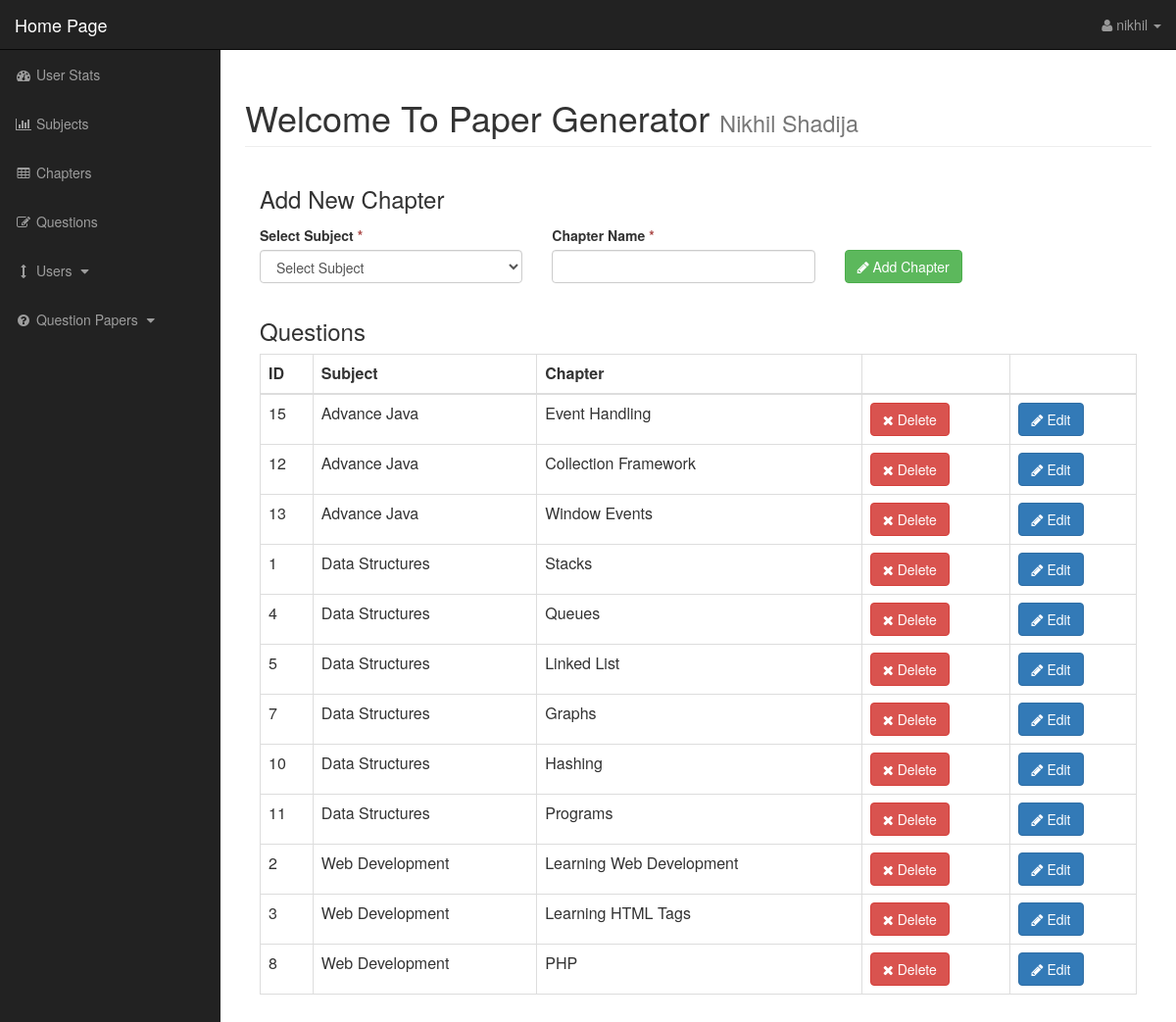
Before: /admin/chapters.php with the older database file.
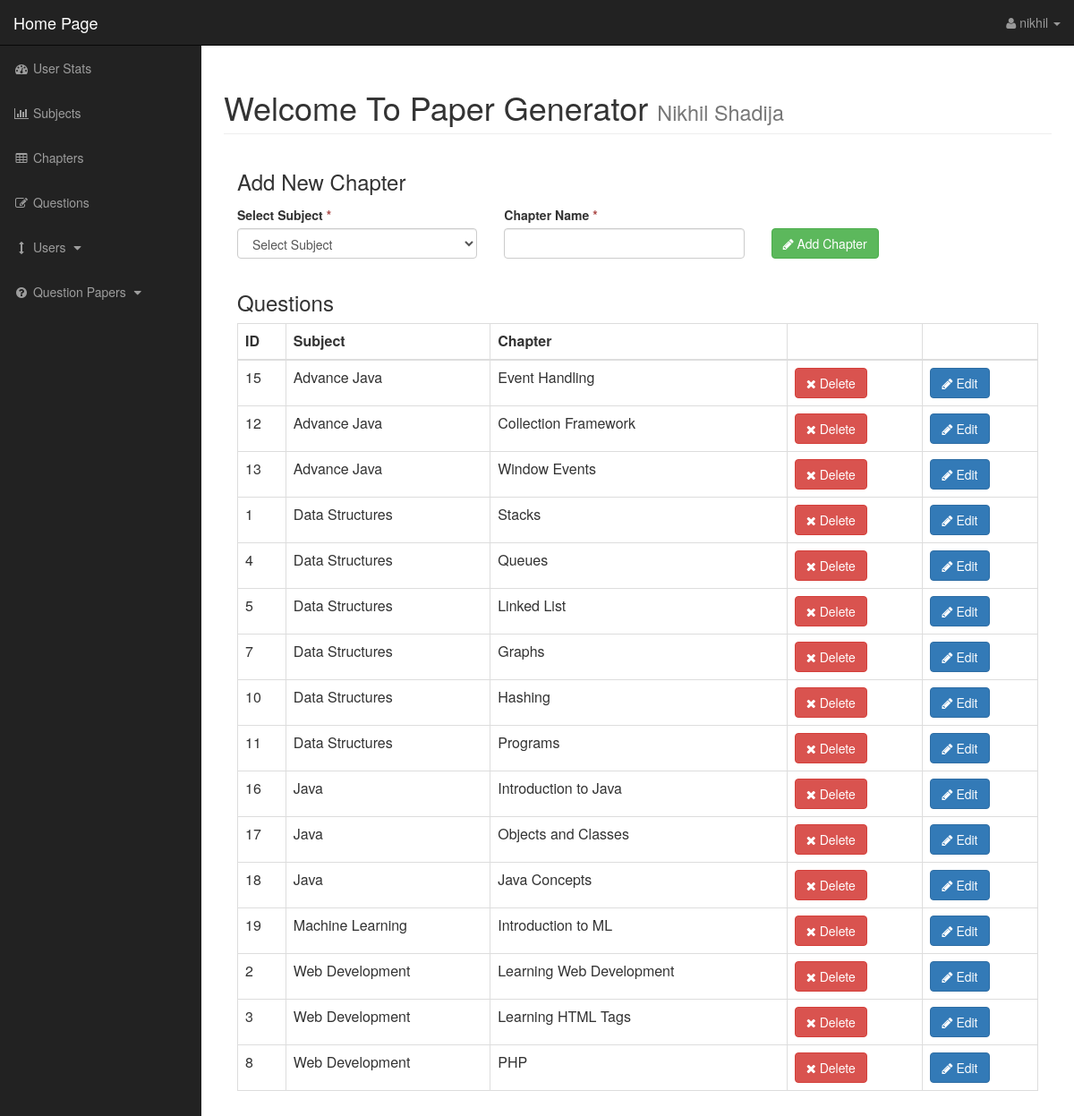
After: the same page with the newer database file.
### tables this page shows
CREATE TABLE `users` (
  `user_id` int(11) NOT NULL,
  `username` varchar(255) NOT NULL,
  `user_password` varchar(255) NOT NULL,
  `user_firstname` varchar(255) NOT NULL,
  `user_lastname` varchar(255) NOT NULL,
  `user_email` varchar(255) NOT NULL,
  `user_image` varchar(255) NOT NULL,
  `user_role` varchar(255) NOT NULL
);

CREATE TABLE `chapter` (
  `chapter_id` int(11) NOT NULL,
  `chapter_subject_id` int(11) NOT NULL,
  `chapter_name` varchar(255) NOT NULL
);

CREATE TABLE `subjects` (
  `subject_id` int(11) NOT NULL,
  `subject_name` varchar(255) NOT NULL
);

### admin/functions.php (called while the page is built, shortened)
<?php
function checkUser(){
    if(!isset($_SESSION['user_id'] ) ) {
			return 1;
            die ("<h3 style = 'color: red'> You have not logged in please Login from <a href = '../index.php'>here</h3>");
    }else{
            $user_id = $_SESSION['user_id'];
            return $user_id;
	}
}
?>

### admin/includes/chapters/view-chapters.php (the view, shortened to what this page needs)
<div class="col-xs-12 table-responsive">
   <h3>Questions</h3>
    <table class="table table-bordered table-hover">
        <tr>
            <th>ID</th>
            <th>Subject</th>
            <th>Chapter</th>
            <th></th>
            <th></th>
        </tr>
        <tbody>
            <?php
                    $query = "SELECT * FROM chapter, subjects WHERE chapter.chapter_subject_id = subjects.subject_id ORDER BY subjects.subject_name ASC";
                    $select_all_chapters_query = mysqli_query($connection, $query);
                    while($row = mysqli_fetch_assoc($select_all_chapters_query)) {
                            echo "<tr>";
                            $chapter_id = $row['chapter_id'];
                            $chapter_name = $row['chapter_name'];
                            $chapter_subject_name = $row['subject_name'];
                            echo "<td>$chapter_id</td>";
                            echo "<td>$chapter_subject_name</td>";
                            echo "<td>$chapter_name</td>";
                            echo "<td><a href = 'chapters.php?delete=$chapter_id' class = 'btn btn-danger'><span class = 'fa fa-times'></span> Delete</a></td>";
                            echo "<td><a href='chapters.php?edit=$chapter_id' class='btn btn-primary'><span class='fa fa-pencil'></span> Edit</a></td> ";
                            echo "</tr>";
                    }
        ?>
        </tbody>
    </table>
</div>

### admin/chapters.php (shortened to what this page needs)
<html lang="en">
<?php
    include_once("includes/header.php");
?>
<body>
    <div id="wrapper">
        <?php
            include_once("includes/navigation.php");
        ?>
        <div id="page-wrapper">
            <div class="container-fluid">
                <div class="row">
                    <div class="col-lg-12">
                        <?php
                            include_once("includes/page-heading.php");
                        ?>
                        <?php
                            include_once("includes/chapters/add-chapters.php");
                            include_once("includes/chapters/edit-chapter.php");
                            include_once("includes/chapters/view-chapters.php");
                        ?>
                    </div>
                </div>
            </div>
        </div>
    </div>
</body>
</html>

### admin/includes/header.php (shortened to what this page needs)
<head>
   <?php
        include_once("functions.php");
        $user_id = checkUser();
        $query = "SELECT * FROM users WHERE user_id = $user_id";
        $select_user_query = mysqli_query($connection, $query);
        if($row = mysqli_fetch_assoc($select_user_query)){
            $username = $row['username'];
            $user_firstname = $row['user_firstname'];
            $user_lastname = $row['user_lastname'];
            $user_role = $row['user_role'];
        }
    ?>
    <link href="css/bootstrap.min.css" rel="stylesheet">
    <link href="font-awesome/css/font-awesome.min.css" rel="stylesheet" type="text/css">
   <link rel="stylesheet" href="css/bootstrapvalidator.min.css">
    <link href="css/sb-admin.css" rel="stylesheet">
</head>

### admin/includes/navigation.php (shortened to what this page needs)
<nav class="navbar navbar-inverse navbar-fixed-top" role="navigation">
    <div class="navbar-header">
        <a class="navbar-brand" href="index.php">Home Page</a>
    </div>
    <ul class="nav navbar-right top-nav">
        <li class="dropdown">
            <a href="#" class="dropdown-toggle" data-toggle="dropdown"><i class="fa fa-user"></i> <?php echo $username; ?> <b class="caret"></b></a>
        </li>
    </ul>
    <div class="collapse navbar-collapse navbar-ex1-collapse">
        <ul class="nav navbar-nav side-nav">
            <li>
                <a href="index.php"><i class="fa fa-fw fa-dashboard"></i> User Stats</a>
            </li>
            <li>
                <a href="subjects.php"><i class="fa fa-fw fa-bar-chart-o"></i> Subjects</a>
            </li>
            <li>
                <a href="chapters.php"><i class="fa fa-fw fa-table"></i> Chapters</a>
            </li>
            <li>
                <a href="questions.php"><i class="fa fa-fw fa-edit"></i> Questions</a>
            </li>
            <?php
                if($user_role == "superadmin"){
            ?>
            <li>
                <a href="javascript:;" data-toggle="collapse" data-target="#user_menu"><i class="fa fa-fw fa-arrows-v"></i> Users <i class="fa fa-fw fa-caret-down"></i></a>
            </li>
            <?php
                }
            ?>
            <li>
                <a href="javascript:;" data-toggle="collapse" data-target="#demo"><i class="fa fa-fw fa-question-circle"></i> Question Papers <i class="fa fa-fw fa-caret-down"></i></a>
            </li>
        </ul>
    </div>
</nav>

### admin/includes/page-heading.php
<div class="row">
    <div class="col-lg-12">
        <h1 class="page-header">
            Welcome To Paper Generator
            <small><?php echo $user_firstname . " " .  $user_lastname; ?></small>
        </h1>
    </div>
</div>

### admin/includes/chapters/add-chapters.php (shortened to what this page needs)
<div class="col-lg-12" id="addchapter">
    <h3>Add New Chapter</h3>
    <div class="form-container">
        <form action="" method="post">
           <div class="col-xs-4">
               <label for="chap_subject">Select Subject<span class="text-danger"> &#42;</span></label>
               <div class="form-group">
                    <select name="chap_subject" class="form-control" id="chap_subject">
                        <option value="">Select Subject</option>
                    </select>
                </div>
            </div>
            <div class="col-xs-4">
                <label for="chap_name">Chapter Name<span class="text-danger"> &#42;</span></label>
                <div class="form-group">
                    <input type="text" class="form-control" id="chap_name" name="chap_name">
                </div>
           </div>
           <div class="col-xs-4">
                <div class="form-group">
                    <button type="submit" id = "btnform" class="btn btn-success" name="btnform"><span class="fa fa-pencil"></span> Add Chapter</button>
                </div>
            </div>
        </form>
    </div>
</div>

### admin/includes/chapters/edit-chapter.php (shortened to what this page needs)
<div class="col-lg-12" id="editchapter">
</div>

### admin/css/sb-admin.css (style rules this page uses)
body { margin-top: 100px; background-color: #222; }
@media (min-width:768px) { body { margin-top: 50px; } }
#wrapper { padding-left: 0; }
#page-wrapper { width: 100%; padding: 0; background-color: #fff; }
@media (min-width:768px) { #wrapper { padding-left: 225px; } }
@media (min-width:768px) { #page-wrapper { padding: 10px; } }
.top-nav { padding: 0 15px; }
.top-nav>li { display: inline-block; float: left; }
.top-nav>li>a { padding-top: 15px; padding-bottom: 15px; line-height: 20px; color: #999; }
@media (min-width:768px) { .side-nav { position: fixed; top: 51px; left: 225px; width: 225px; margin-left: -225px; border: none; border-radius: 0; overflow-y: auto; background-color: #222; } }
@media (min-width:768px) { .side-nav>li>a { width: 225px; } }
#btnform, #edit_btnform { margin-top: 25px; }
.form-container { position: relative; left: -15px; }

Changed rows visible on the page:
added chapter: chapter_id "16", subjects.subject_name "Java", chapter_name "Introduction to Java"
added chapter: chapter_id "17", subjects.subject_name "Java", chapter_name "Objects and Classes"
added chapter: chapter_id "18", subjects.subject_name "Java", chapter_name "Java Concepts"
added chapter: chapter_id "19", subjects.subject_name "Machine Learning", chapter_name "Introduction to ML"
